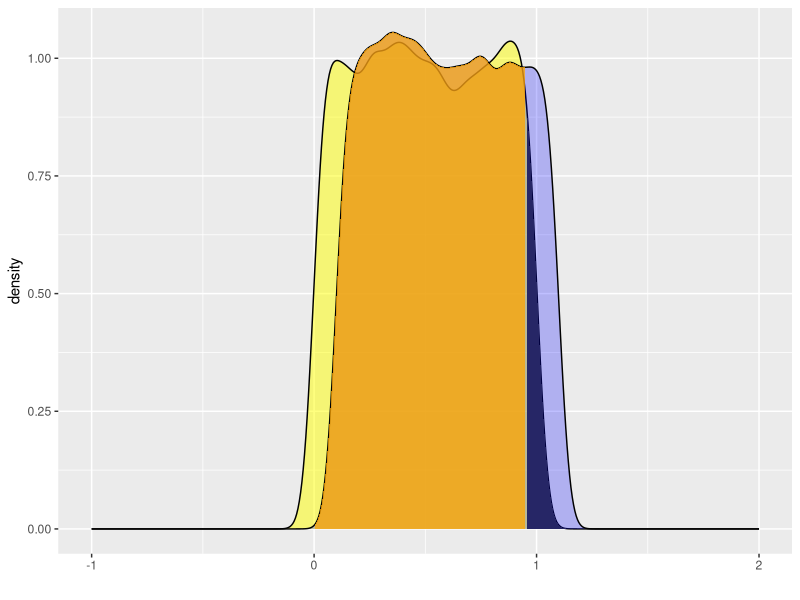
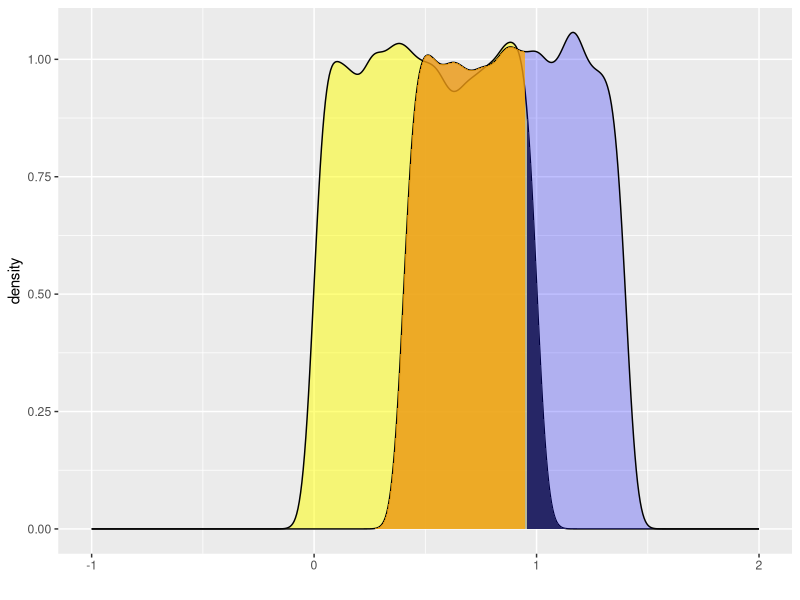
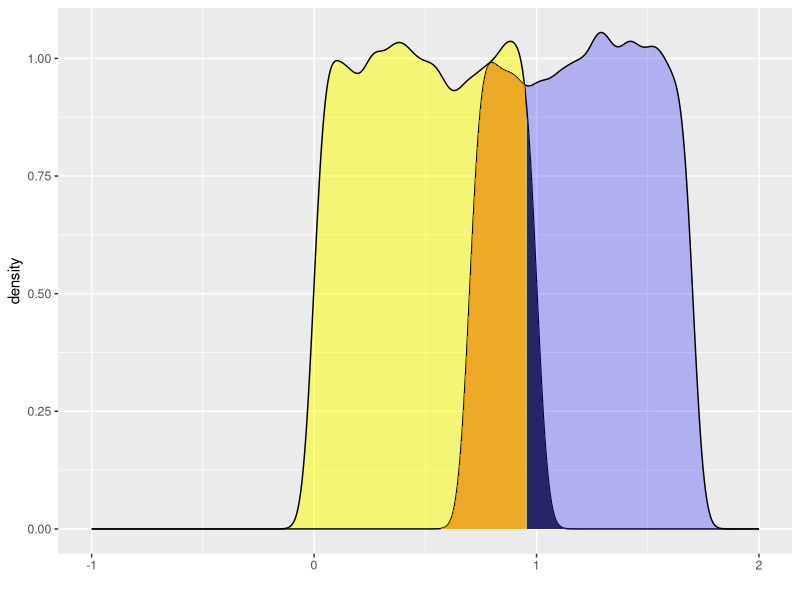
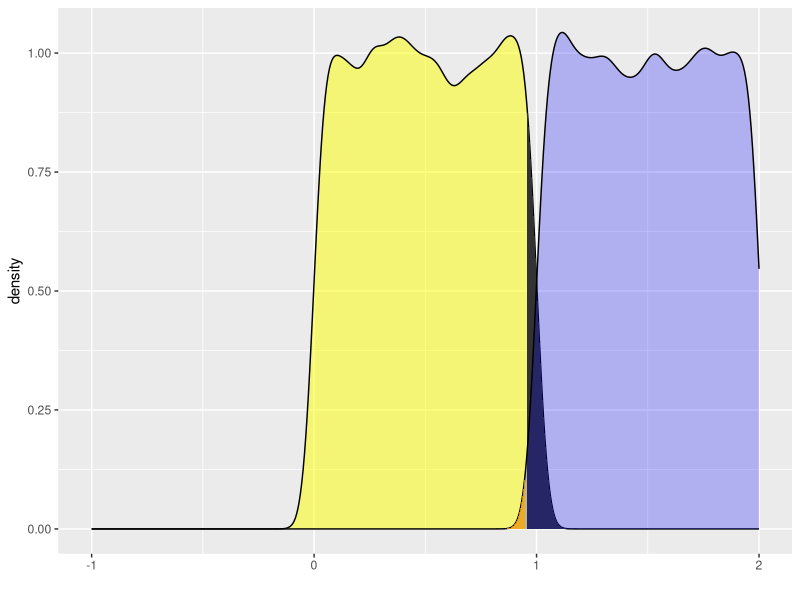
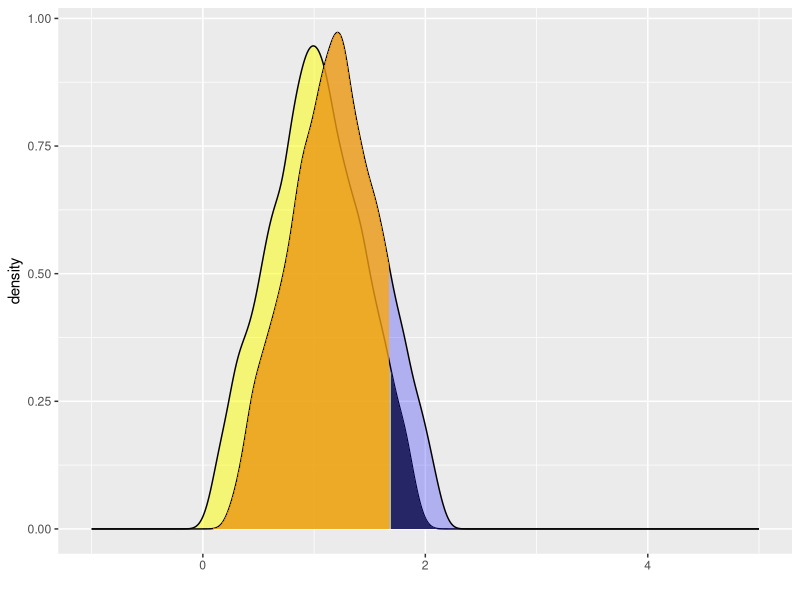
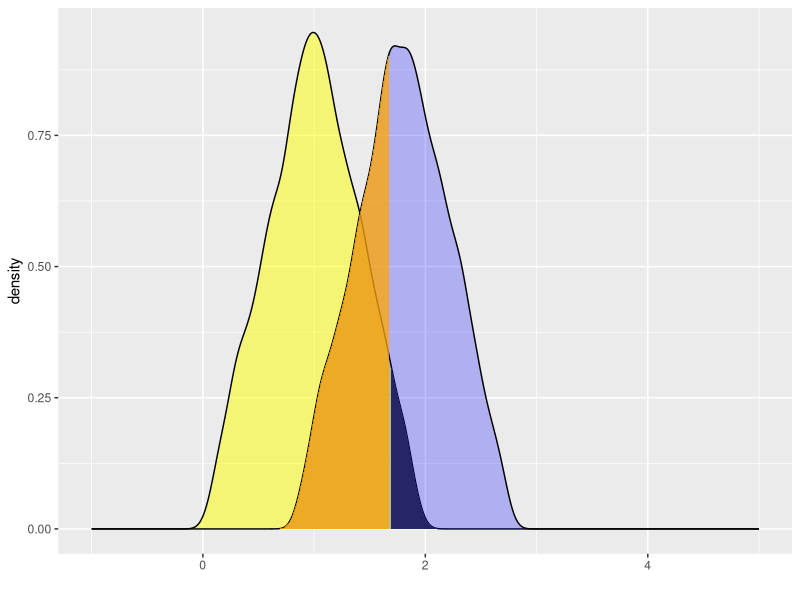
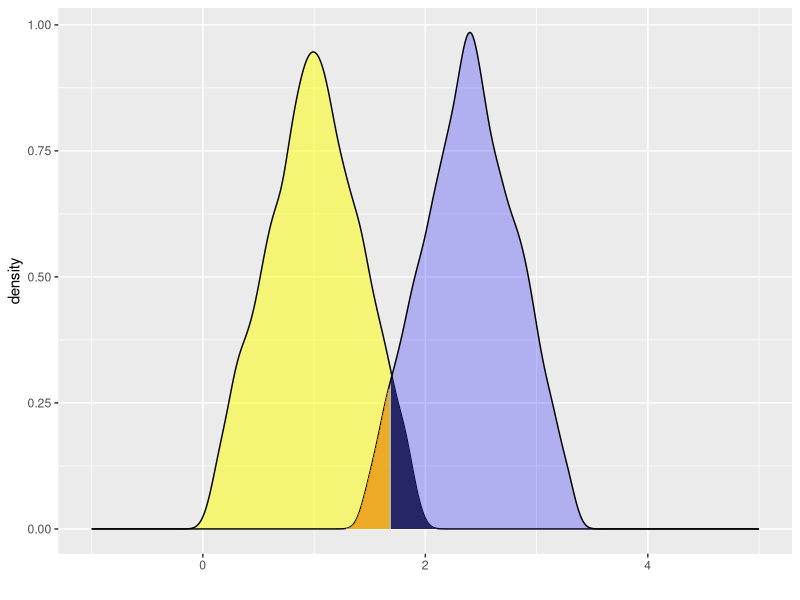
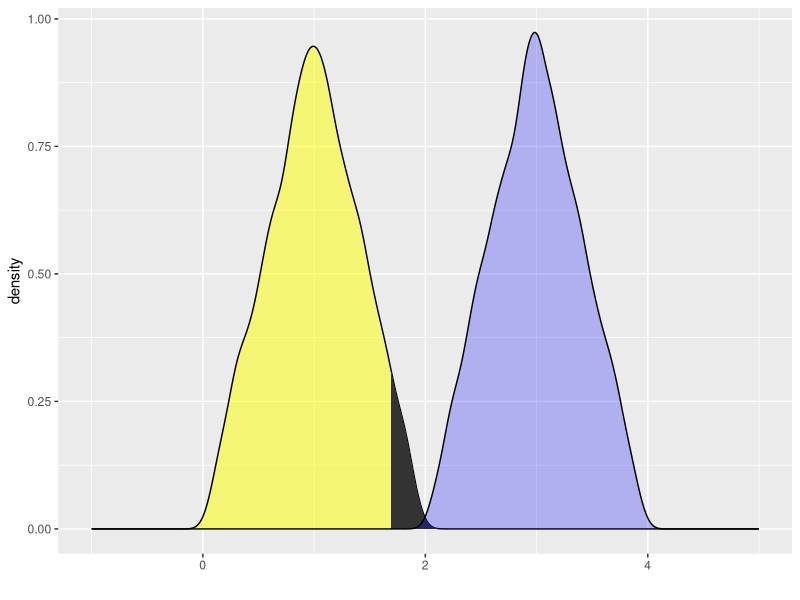

Write R code to recreate these figures, in order.
## ---- chunk 1
library(tidyverse)
library(scales)
library(cowplot)
## ---- chunk 2
set.seed(1)

theta_0 <- 0
theta_a <- c(0.1, 0.4, 0.7, 1)

alpha <- 0.05

Y1 <- runif(10000, theta_0, theta_0 + 1)
Y2 <- runif(10000, theta_0, theta_0 + 1)

Y3 <- Y1 + Y2

for (i in 1:4){
    YA <- runif(10000, theta_a[i], theta_a[i] + 1)
    df_Y <- tibble(Y1, Y2, Y3, YA)
    
    plot_ <-
    ggplot(data = df_Y) + 
    geom_density(aes(Y1), fill = "yellow", alpha = 0.5) + 
    geom_area(
    aes(x = stage(Y1, 
                  after_stat = oob_censor(x, (1 - alpha)))),
        stat = "density") + 
    
    geom_density(aes(YA), fill = "blue", alpha = 0.25) + 
    geom_area(
    aes(x = stage(YA, after_stat = oob_censor(x, c(0, (1 - alpha))))),
    stat = "density", fill = "orange", alpha = 0.75) + xlab("") + xlim(-1, 2)
    
    print(plot_)
    }
## ---- chunk 3
set.seed(1)

theta_0 <- 0
theta_a <- c(0.1, 0.4, 0.7, 1)

c <- 1.684

Y1 <- runif(10000, theta_0, theta_0 + 1)
Y2 <- runif(10000, theta_0, theta_0 + 1)

Y3 <- Y1 + Y2

for (i in 1:4){
    YA1 <- runif(10000, theta_a[i], theta_a[i] + 1)
    YA2 <- runif(10000, theta_a[i], theta_a[i] + 1)

    YA <- YA1 + YA2
    df_Y <- tibble(Y1, Y2, Y3, YA)
    
    plot_ <-
    ggplot(data = df_Y) + 
    geom_density(aes(Y3), fill = "yellow", alpha = 0.5) + 
    geom_area(
        
    aes(x = stage(Y3, 
                  after_stat = oob_censor(x, c))),
                  stat = "density") + 
    
    geom_density(aes(YA), fill = "blue", alpha = 0.25) + 
    geom_area(
        aes(x = stage(YA, after_stat = oob_censor(x, c(0, c))
                     )
           ), 
                      stat = "density", 
            fill = "orange", 
            alpha = 0.75) + 
        xlab("") + xlim(-1, 5)
    
    print(plot_)
    }
## ---- chunk 4
no_accidents <- c(1735, 1657, 1812, 1962, 1965, 1849, 1755, 
                  1892, 1796, 1900, 1846, 1757)

no_days <- c(31, 28, 31, 30, 31, 30, 31, 31, 30, 31, 30, 31)

df_accident <- tibble(month.name, no_accidents, no_days)
colnames(df_accident) <- c("Month", "Observed", "Number of days/Month")

df_accident["daily_ave"] <- df_accident[, 2] / df_accident[, 3]

ave_day <- sum(df_accident["Observed"]) / 365

df_accident["daily_ave_delta"] <- df_accident[, 4] - ave_day

df_accident["Expected"] <- round(ave_day * df_accident[, 3])

df_accident["Observed - Expected"] <- 
  df_accident["Observed"] - df_accident["Expected"]

df_accident["Probs"] <- 
  df_accident["Observed - Expected"]^2 / sum(df_accident["Observed"])

df_accident

X_2 = sum(df_accident["Probs"])
print(X_2)
print(qt(0.95, 12 - 1 - 1))
## ---- chunk 5
plot(df_accident$daily_ave_delta, type = "h", xaxt = "n", xlab = "", 
     ylab = "Difference from Average")
axis(1, at = 1:12, labels = df_accident$Month)
abline(h = 0)
## ---- chunk 6
options(repr.plot.width = 5, repr.plot.height = 5, repr.plot.res = 225)

fin_data <- c(110,15,60,54,19,115,73,190,57,43,44,18,37,43,55,19,23,82,175,50,
              80,65,63,36,16,10,17,52,43,70,22,95,20,41,17,15,12,11,29,29,61,22,
              40,17,26,30,16,116,28,32,33,29,27,16,55,8,11,49,82,85,20,67,27,44,
              16,6,35,17,26,32,76,150,21,5,6,51,75,23,29,64,22,47,9,10,28,18,84,
              52,130,50,45,12,21,73)

fin_data <- sort(log(fin_data))

n_fin <- length(fin_data)

lnorm_data <- sort(rlnorm(n_fin, meanlog = mean(fin_data), 
                          sdlog = sqrt(var(fin_data))))

plot(x = fin_data, y = lnorm_data, pch = 20, 
     xlab = "Log Fin Data", ylab = "Log Normal Data")

abline(lm(lnorm_data ~ fin_data), col = "red")
## ---- chunk 7

data <- c(12.05,12.58,10.06,14.87,12.88,10.7,13.34,13.16,12.93,11.76,12.68,
          13.69,12.3,13.41,11.61,11.44,11.76,12.25,12.43,12.51,12.96,12.27,
          12.34,12.81,13.18,12.46,11.11,12.19,11.97,12.99,12.53,12.19,11.82,
          11.46,13.09,12.1,11.42,12.55,12.08,12.4,11.88,13.25,11.51,11.43,
          12.8,11.79,12.7,13.25,11.53,12.65,13.06,12.21,11.74,12.35,13.27,
          12.91,12.01,12.22,12.35)

# plots
options(repr.plot.width = 12, repr.plot.height = 5, repr.plot.res = 225)

par(mfrow = c(1, 3))

ecdf_plot <- plot(ecdf(data), xlab = "Percent Hydrocarbon in Beeswax", 
                  main = "Beeswax Hydrocarbon Composition", pch = ".")
hist_plot <- hist(data, breaks = 12, main = "Beeswax Hydrocarbon Composition", 
                  xlab = "Percent Hydrocarbon in Beeswax")
qq_plot <- qqnorm(data, pch = 20, main = "Beeswax Normal QQ Plot")
           qqline(data, col = "red")

# Find Quantiles

print(quantile(data, probs = c(0.9, 0.75, 0.5, 0.25, 0.1)))

## ---- chunk 8
df_data <- read_csv("oldfaithful.csv")
str(df_data)
hist(df_data$DURATION, breaks = 12)
hist(df_data$INTERVAL, breaks = 15)

ggplot(data = df_data, aes(df_data$INTERVAL)) + 
geom_density(fill = "blue", alpha = 0.5) +
xlim(35, 105)

ggplot(data = df_data) + 
geom_density(aes(df_data$DURATION), fill = "red", alpha = 0.5) + 
xlim(0, 6)

plot(x = df_data$INTERVAL, y = df_data$DURATION)
abline(lm(df_data$DURATION ~ df_data$INTERVAL))

df_data %>% group_by(DAY) %>% summarise(int_avg = mean(INTERVAL), dur_avg = mean(DURATION), cnt = length(DAY))

